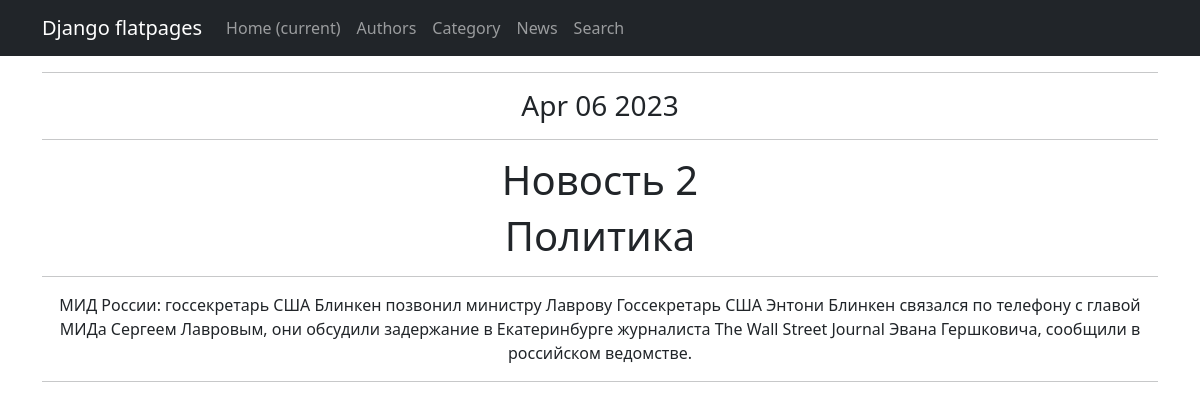
The page /news/2 on the database its author committed.
### news/models.py (models this page shows, shortened)
class News(models.Model):
    name = models.CharField(
        max_length=255,
        unique=True, # названия новостей не должны повторяться
        validators=[validate_slug],  # валидатор для генерации уникальных значений
    )
    description = models.TextField()
    category = models.ForeignKey(
        to='Category',
        on_delete=models.CASCADE,
        related_name='news', # все новости в категории будут доступны через поле news
    )
    published_date = models.DateTimeField(default=datetime.now)  # предоставляем значение по умолчанию
    author = models.CharField(max_length=100, default='нет автора')

class Category(models.Model):
    name = models.CharField(max_length=255, unique=True)
    def __str__(self):
        return self.name

### news/views.py (the view)
# urls.py: path('<int:pk>', NewsDetail.as_view(), name='news_detail' ),
class NewsDetail(DetailView):
    model = News
    template_name = 'news.html'
    context_object_name = 'news'

### news/templatetags/cencor.py (called while the page is built)
@register.filter
def censor(value):
    if not isinstance(value, str):
        raise ValueError("Входное значение должно быть строкой")
    words = value.split()
    for i in range(len(words)):
        if words[i].lower() in censor_list:
            words[i] = '*' * len(words[i])
    return ' '.join(words)

### news/templatetags/custom_tags.py (called while the page is built)
@register.simple_tag()
def current_time(format_string='%b %d %Y'):
   return datetime.utcnow().strftime(format_string)

### news/templates/news.html (shortened to what this page needs)
{% extends 'flatpages/default.html' %}
{% load custom_tags %}
{% load cencor %}
{% block content %}
<hr>
<h3>{% current_time '%b %d %Y' %}</h3>
<hr>
<h1>{{ news.name }}</h1>
<h1>{{ news.category }}</h1>
<hr>
<td>{{ news.description|censor }}</td>
<hr>
{% endblock content %}

### rows shown on the page
News: name "Новость 2", category "Политика", description|censor "МИД России: госсекретарь США Блинкен позвонил министру Лаврову Госсекретарь США Энтони Блинкен связался по телефону с главой МИДа Сергеем Лавровым, они обсудили задержание в Екатеринбурге журналиста The Wall Street Journal Эвана Гершковича, сообщили в российском ведомстве."
